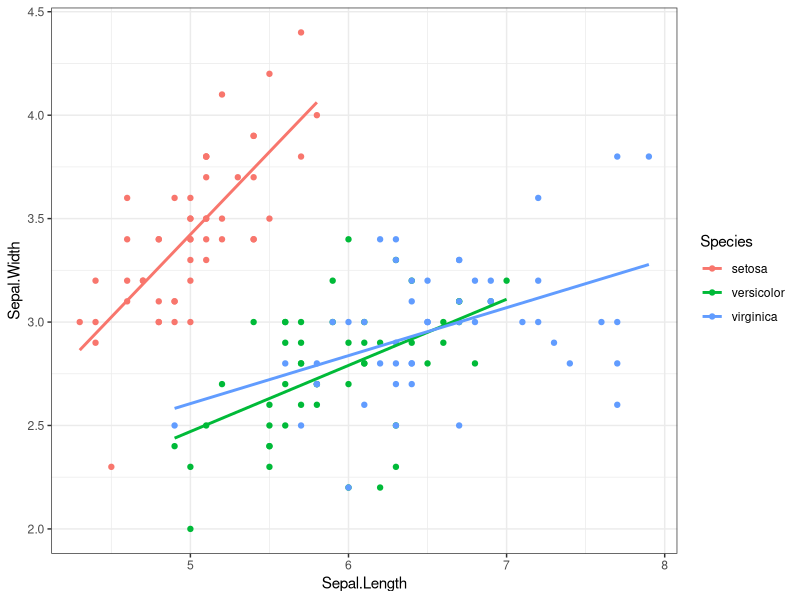

The R source for this figure:
## ---- chunk 1
knitr::opts_chunk$set(collapse = TRUE)
library(tidyverse)
library(knitr)
## ---- chunk 2
knitr::kable(head(iris))
## ---- chunk 3
ggplot(iris, aes(Sepal.Length, Sepal.Width, color = Species, group = Species)) + 
  geom_point() +
  geom_smooth(method = "lm", se = F) + 
  theme_bw() 
